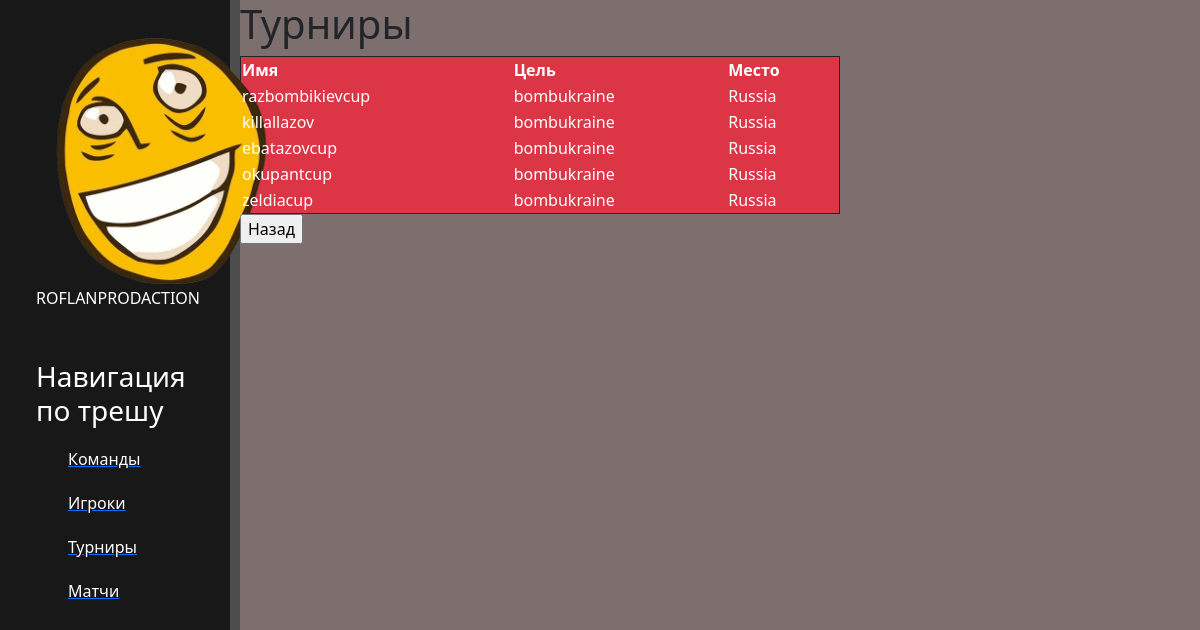
The app's page /tournament/ with its own data.
### pril/models.py (models this page shows, shortened)
class Tournament(models.Model):
    name = models.CharField(max_length=100)
    description = models.TextField()
    location = models.CharField(max_length=100)
    start_date = models.DateField()
    end_date = models.DateField()
    teams = models.ManyToManyField(Team)
    class Meta:
        verbose_name = 'Турнир'
        verbose_name_plural = 'Турниры'

### pril/views.py (the view)
# urls.py: path('tournament/', TournamentPage.as_view(), name='tournament'),
class TournamentPage(ListView):
    model = Tournament
    template_name = 'pril/turniri.html'
    context_object_name = 'tournaments'

### pril/templates/pril/turniri.html (shortened to what this page needs)
{% extends 'pril/nemain2.html' %}
{% block content %}
   <h1>Турниры</h1>
 <table class="position-absolute.container-xl text-bg-danger border  border-dark w-50">
  <thead>
    <tr>
      <th scope="col">Имя</th>
      <th scope="col">Цель</th>
      <th scope="col">Место</th>
    </tr>
  </thead>
  <tbody>
  {% for tournament in tournaments %}
    <tr>
      <td>{{tournament.name}}</td>
      <td>{{tournament.description}}</td>
      <td>{{tournament.location}}</td>
    </tr>
    {%endfor%}
  </tbody>
</table>
        <input type=button value="Назад" onClick="javascript:history.go(-1);">
{% endblock %}

### pril/static/pril/css/pril.css (style rules this page uses)
body { background: #7e6f6f; }

### records on screen
Tournament: name "razbombikievcup", description "bombukraine", location "Russia"
Tournament: name "killallazov", description "bombukraine", location "Russia"
Tournament: name "ebatazovcup", description "bombukraine", location "Russia"
Tournament: name "okupantcup", description "bombukraine", location "Russia"
Tournament: name "zeldiacup", description "bombukraine", location "Russia"
